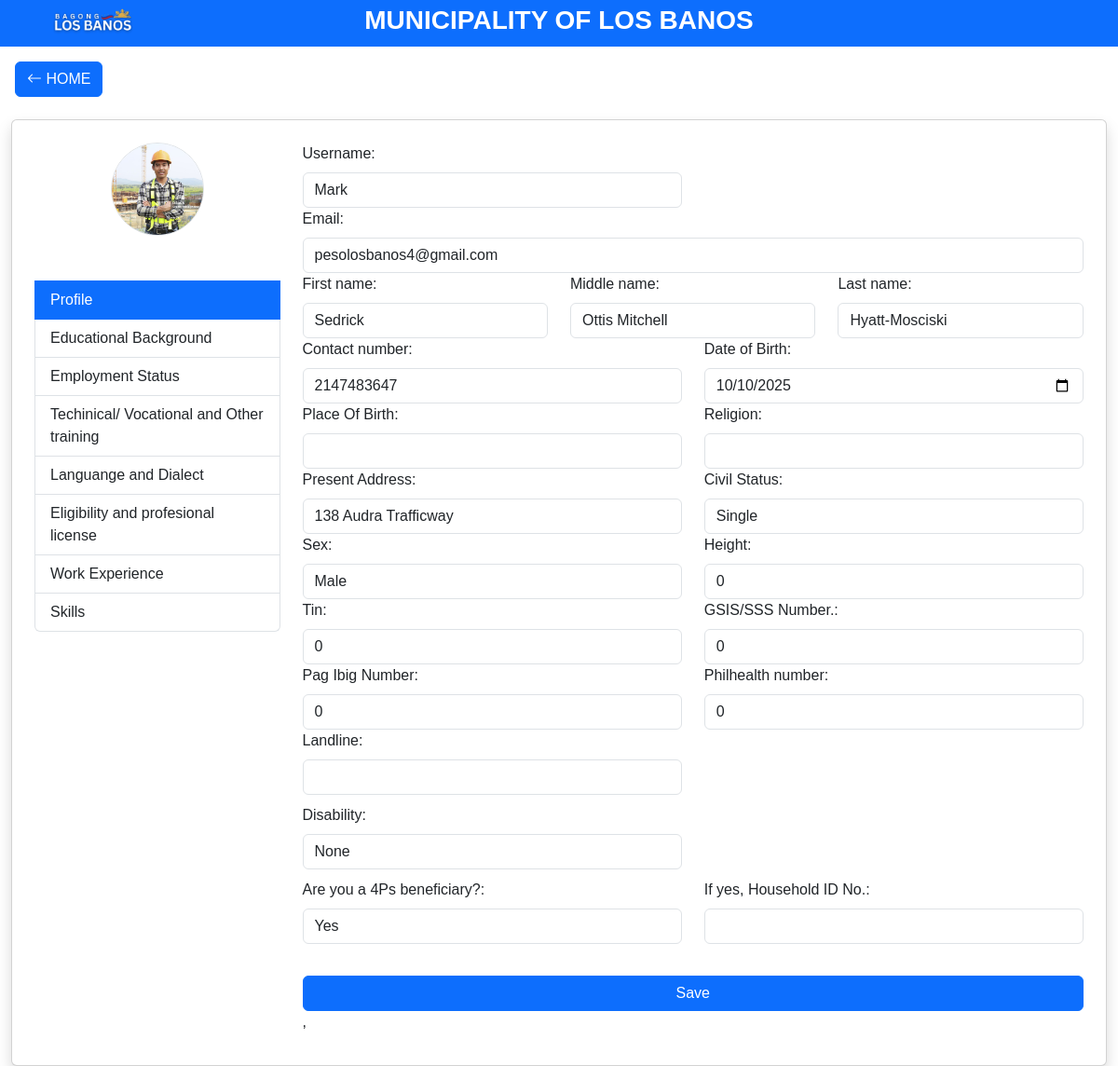
Screenshot of /Applicant/applicant_profile.php (signed in) with the database file from the repository.
### tables this page shows
CREATE TABLE `applicant_profile` (
  `id` int(255) NOT NULL,
  `username` varchar(255) NOT NULL,
  `password` varchar(255) NOT NULL,
  `is_verified` varchar(255) NOT NULL,
  `otp` varchar(255) NOT NULL,
  `otp_expiry` datetime(6) NOT NULL,
  `reset_token` varchar(255) NOT NULL,
  `reset_token_expiry` varchar(255) NOT NULL,
  `email` varchar(255) NOT NULL,
  `fname` varchar(255) NOT NULL,
  `lname` varchar(255) NOT NULL,
  `mname` varchar(255) NOT NULL,
  `dob` date NOT NULL,
  `pob` varchar(255) NOT NULL,
  `age` int(255) NOT NULL,
  `height` int(255) NOT NULL,
  `sex` varchar(255) NOT NULL,
  `civil_status` varchar(255) NOT NULL,
  `contact_no` int(255) NOT NULL,
  `landline` varchar(255) NOT NULL,
  `photo` varchar(255) NOT NULL,
  `present_address` varchar(255) NOT NULL,
  `tin` int(255) NOT NULL,
  `sss_no` int(255) NOT NULL,
  `pagibig_no` int(255) NOT NULL,
  `philhealth_no` int(255) NOT NULL,
  `passport_no` int(255) NOT NULL,
  `passport_expiry` datetime(6) DEFAULT NULL,
  `tertiary_school` varchar(255) NOT NULL,
  `tertiary_graduated` date NOT NULL,
  `tertiary_award` varchar(255) NOT NULL,
  `college_school` varchar(255) NOT NULL,
  `college_graduated` date NOT NULL,
  `college_award` varchar(255) NOT NULL,
  `tertiary_course` varchar(255) NOT NULL,
  `preferred_work_location` varchar(255) NOT NULL,
  `work_location` varchar(255) NOT NULL,
  `preferred_occupation` varchar(255) NOT NULL,
  `disability` varchar(255) NOT NULL,
  `selected_option` varchar(255) NOT NULL,
  `four_ps` varchar(255) NOT NULL,
  `prefix` varchar(255) NOT NULL,
  `religion` varchar(255) NOT NULL,
  `employment_status` varchar(255) NOT NULL,
  `resume` varchar(255) NOT NULL,
  `applicant_type` enum('Training','Employment') NOT NULL,
  `expected_salary` int(255) NOT NULL,
  `grad_course` varchar(255) NOT NULL
);

### Applicant/applicant_profile.php (the view, shortened to what this page needs)
<?php
include "../db.php";
$applicant_profile = $_SESSION['applicant_id'];
$sql = "SELECT * FROM applicant_profile WHERE id = ?";
$stmt = $conn->prepare($sql);
$stmt->bind_param("i", $applicant_profile);
$stmt->execute();
$result = $stmt->get_result();
$row = $result->fetch_assoc();
?>
<!DOCTYPE html>
<html lang="en">
<head>
    <link href="https://cdn.jsdelivr.net/npm/bootstrap@5.3.0-alpha3/dist/css/bootstrap.min.css" rel="stylesheet">
    <link rel="stylesheet" href="https://cdnjs.cloudflare.com/ajax/libs/font-awesome/6.4.2/css/all.min.css">
    <link rel="stylesheet" href="css/profile.css">
    <link href="https://cdn.jsdelivr.net/npm/bootstrap-icons/font/bootstrap-icons.css" rel="stylesheet">
</head>
<body>
    <div class="header">
        <div class="container-fluid">
            <div class="row">
                <div class="col-md-2">
                    <a href="../index.php" style="display: block; text-decoration: none;">
                        <img src="../img/logolb.png" alt="lblogo" style="height: 50px;">
                    </a>
                </div>
                <div class="col-md-8">
                    <h3 style="margin-top: 5px; font-weight: 900; color: #ffffff;">MUNICIPALITY OF LOS BANOS</h3>
                </div>
                <div class="col-md-2 mt-1 position-relative">
                </div>
            </div>
        </div>
    </div>
    <a href="applicant_home.php" class="btn btn-primary back-btn m-3 ">
        <i class="bi bi-arrow-left"></i> HOME
    </a>
    <div class="container-xxl mt-2">
        <div class="card p-4 shadow">
            <div class="row">
                <div class="col-md-3">
                    <div class="list-group">
                        <div class="text-center">
                            <?php if(!empty($row['photo'])): ?>
                                <img src="<?php echo $row['photo']; ?>" alt="Profile Picture" class="profile-pic rounded-circle border mb-5" id="profilePic" onclick="document.getElementById('fileInput').click();">
                            <?php else: ?>
                                <img src="../img/user-placeholder.png" alt="Profile Picture" class="profile-pic rounded-circle border mb-5" id="profilePic" onclick="document.getElementById('fileInput').click();">
                            <?php endif; ?>
                        </div>
                        <button class="list-group-item list-group-item-action active" onclick="switchTab(event, 'profile')">Profile</button>
                        <button class="list-group-item list-group-item-action" onclick="switchTab(event, 'educational_background')">Educational Background</button>
                        <button class="list-group-item list-group-item-action" onclick="switchTab(event, 'employment_status')">Employment Status</button>
                        <button class="list-group-item list-group-item-action" onclick="switchTab(event, 'tvo')">Techinical/ Vocational and Other training</button>
                        <button class="list-group-item list-group-item-action" onclick="switchTab(event, 'ld')">Languange and Dialect</button>
                        <button class="list-group-item list-group-item-action" onclick="switchTab(event, 'ep')">Eligibility and profesional license</button>
                        <button class="list-group-item list-group-item-action" onclick="switchTab(event, 'we')">Work Experience</button>
                        <button class="list-group-item list-group-item-action" onclick="switchTab(event, 'ss')">Skills </button>
                    </div>
                </div>
                <div class="col-md-9">
                    <div id="profile" class="tab-content" style="display:block;">
                        <form action="process/save_profile1.php" method="post" enctype="multipart/form-data" class="needs-validation" novalidate>
                                <div class="row">
                                    <div class="col-md-6">
                                            <label class="form-label">Username:</label>
                                            <input type="text" name="name" class="form-control" value="<?php echo isset($row['username']) ? htmlspecialchars($row['username']) : ''; ?>" required>
                                    </div>
                                    <div class="col-md-6">
                                    </div>
                                    <div class="col-md-12">
                                            <label class="form-label">Email:</label>
                                            <input type="email" name="email" class="form-control" value="<?php echo isset($row['email']) ? htmlspecialchars($row['email']) : ''; ?>" required>
                                    </div>
                                    <div class="col-md-4">
                                            <label class="form-label">First name:</label>
                                            <input type="text" name="fname" class="form-control" value="<?php echo isset($row['fname']) ? htmlspecialchars($row['fname']) : ''; ?>" required>
                                    </div>
                                    <div class="col-md-4">
                                            <label class="form-label">Middle name:</label>
                                            <input type="text" name="mname" class="form-control" value="<?php echo isset($row['mname']) ? htmlspecialchars($row['mname']) : ''; ?>" required>
                                    </div>
                                    <div class="col-md-4">
                                            <label class="form-label">Last name:</label>
                                            <input type="text" name="lname" class="form-control" value="<?php echo isset($row['lname']) ? htmlspecialchars($row['lname']) : ''; ?>" required>
                                    </div>
                                    <div class="col-md-6">
                                            <label class="form-label">Contact number:</label>
                                            <input type="tel" name="contact" class="form-control" value="<?php echo isset($row['contact_no']) ? htmlspecialchars($row['contact_no']) : ''; ?>" required>
                                    </div>
                                    <div class="col-md-6">
                                            <label class="form-label">Date of Birth:</label>
                                            <input type="date" name="dob" class="form-control" value="<?php echo isset($row['dob']) ? htmlspecialchars($row['dob']) : ''; ?>" required>
                                    </div>
                                    <div class="col-md-6">
                                            <label class="form-label">Place Of Birth:</label>
                                            <input type="text" name="pob" class="form-control" value="<?php echo isset($row['pob']) ? htmlspecialchars($row['pob']) : ''; ?>" required>
                                    </div>
                                    <div class="col-md-6">
                                            <label class="form-label">Religion:</label>
                                            <input type="text" name="religion" class="form-control" value="<?php echo isset($row['religion']) ? htmlspecialchars($row['religion']) : ''; ?>" required>
                                    </div>
                                    <div class="col-md-6">
                                            <label class="form-label">Present Address:</label>
                                            <input type="text" name="address" class="form-control" value="<?php echo isset($row['present_address']) ? htmlspecialchars($row['present_address']) : ''; ?>" required>
                                    </div>
                                    <div class="col-md-6">
                                            <label class="form-label">Civil Status:</label>
                                            <select name="civil_status" class="form-control" required>
                                                <option value="single" <?php echo isset($row['civil_status']) && $row['civil_status'] == 'single' ? 'selected' : ''; ?>>Single</option>
                                            </select>
                                    </div>
                                    <div class="col-md-6">
                                            <label class="form-label">Sex:</label>
                                            <select name="sex" class="form-control" required>
                                                <option value="male" <?php echo isset($row['sex']) && $row['sex'] == 'male' ? 'selected' : ''; ?>>Male</option>
                                            </select>
                                    </div>
                                    <div class="col-md-6">
                                            <label class="form-label">Height:</label>
                                            <input type="text" name="height" class="form-control" value="<?php echo isset($row['height']) ? htmlspecialchars($row['height']) : ''; ?>" required>
                                    </div>
                                    <div class="col-md-6">
                                            <label class="form-label">Tin:</label>
                                            <input type="tel" name="tin" class="form-control" value="<?php echo isset($row['tin']) ? htmlspecialchars($row['tin']) : ''; ?>" required>
                                    </div>
                                    <div class="col-md-6">
                                            <label class="form-label">GSIS/SSS Number.:</label>
                                            <input type="text" name="sss_no" class="form-control" value="<?php echo isset($row['sss_no']) ? htmlspecialchars($row['sss_no']) : ''; ?>" required>
                                    </div>
                                    <div class="col-md-6">
                                            <label class="form-label">Pag Ibig Number:</label>
                                            <input type="text" name="pag_ibig_number" class="form-control" value="<?php echo isset($row['pagibig_no']) ? htmlspecialchars($row['pagibig_no']) : ''; ?>" required>
                                    </div>
                                            <div class="col-md-6">
                                            <label class="form-label">Philhealth number:</label>
                                            <input type="text" name="philhealth_no" class="form-control" value="<?php echo isset($row['philhealth_no']) ? htmlspecialchars($row['philhealth_no']) : ''; ?>" required>
                                    </div>
                                    <div class="col-md-6">
                                            <label class="form-label">Landline:</label>
                                            <input type="text" name="landline" class="form-control" value="<?php echo isset($row['landline']) ? htmlspecialchars($row['landline']) : ''; ?>" required>
                                    </div>
                            </div>
                            <div class="row">
                                <div class="col-md-6">
                                        <label class="form-label">Disability:</label>
                                        <select name="disability" class="form-control" id="disability" required>
                                            <option value="none" <?php echo isset($row['disability']) && $row['disability'] == 'none' ? 'selected' : ''; ?>>None</option>
                                        </select>
                                </div>
                            </div>
                            <div class="row">
                                <div class="col-md-6">
                                        <label class="form-label">Are you a 4Ps beneficiary?:</label>
                                        <select name="four_ps" class="form-control" id="four_ps" required>
                                            <option value="yes" <?php echo isset($row['four_ps']) && $row['four_ps'] == 'yes' ? 'selected' : ''; ?>>Yes</option>
                                        </select>
                                </div>
                                <div class="col-md-6" id="household_id_container" style="display:none;">
                                        <label class="form-label">If yes, Household ID No.:</label>
                                        <input type="text" name="household_id" class="form-control" value="<?php echo isset($row['household_id']) ? htmlspecialchars($row['household_id']) : ''; ?>" required>
                                </div>
                            </div>
                            <button type="submit" class="btn btn-primary w-100 mt-4">Save</button>
                        </form>
                    </div>
,
                    </div>
                </div>
            </div>
        </div>
</body>
</html>

### Applicant/css/profile.css (style rules this page uses)
body { font-family: Arial, sans-serif; }
.header { background:#0D6EFD; color: white; height: 50px; width: 100%; text-align: center; }
.profile-pic { width: 100px; height: 100px; border-radius: 50%; object-fit: cover; }
.row { margin-bottom: 10px; }

### Applicant/applicant_profile.php (style rules this page uses)
i, span { font-weight: 900; font-size: 1em; }

### rows the page displays
applicant_profile: photo (picture), name "Mark", email "pesolosbanos4@gmail.com", fname "Sedrick", mname "Ottis Mitchell", lname "Hyatt-Mosciski", contact "2147483647", dob "10/10/2025", address "138 Audra Trafficway", sex "Male", height "0", tin "0", sss_no "0", pag_ibig_number "0", philhealth_no "0"
